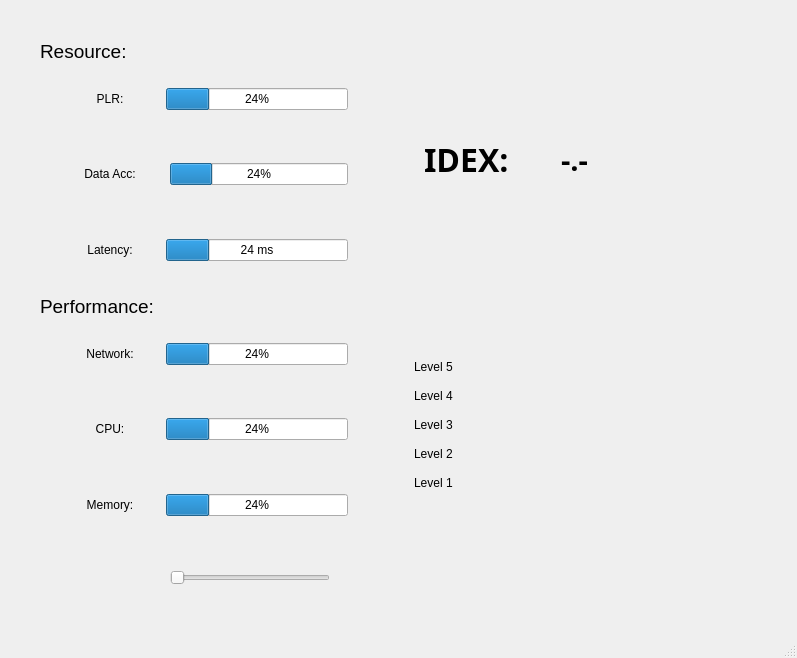
<?xml version="1.0" encoding="UTF-8"?>
<ui version="4.0">
 <class>MainWindow</class>
 <widget class="QMainWindow" name="MainWindow">
  <property name="geometry">
   <rect>
    <x>0</x>
    <y>0</y>
    <width>797</width>
    <height>658</height>
   </rect>
  </property>
  <property name="windowTitle">
   <string>MainWindow</string>
  </property>
  <widget class="QWidget" name="centralwidget">
   <widget class="QWidget" name="horizontalLayoutWidget">
    <property name="geometry">
     <rect>
      <x>40</x>
      <y>40</y>
      <width>681</width>
      <height>504</height>
     </rect>
    </property>
    <layout class="QHBoxLayout" name="horizontalLayout">
     <item>
      <layout class="QVBoxLayout" name="verticalLayout_3">
       <item>
        <layout class="QVBoxLayout" name="verticalLayout_2">
         <item>
          <widget class="QLabel" name="label_2">
           <property name="font">
            <font>
             <pointsize>14</pointsize>
            </font>
           </property>
           <property name="text">
            <string>Resource:</string>
           </property>
          </widget>
         </item>
         <item>
          <layout class="QHBoxLayout" name="horizontalLayout_7" stretch="0,1">
           <property name="leftMargin">
            <number>20</number>
           </property>
           <property name="rightMargin">
            <number>20</number>
           </property>
           <item>
            <widget class="QLabel" name="label_9">
             <property name="minimumSize">
              <size>
               <width>100</width>
               <height>60</height>
              </size>
             </property>
             <property name="text">
              <string>PLR:</string>
             </property>
             <property name="alignment">
              <set>Qt::AlignCenter</set>
             </property>
             <property name="margin">
              <number>20</number>
             </property>
            </widget>
           </item>
           <item>
            <widget class="QProgressBar" name="progressBar_7">
             <property name="styleSheet">
              <string notr="true"/>
             </property>
             <property name="value">
              <number>24</number>
             </property>
             <property name="invertedAppearance">
              <bool>false</bool>
             </property>
            </widget>
           </item>
          </layout>
         </item>
         <item>
          <spacer name="verticalSpacer_4">
           <property name="orientation">
            <enum>Qt::Vertical</enum>
           </property>
           <property name="sizeHint" stdset="0">
            <size>
             <width>20</width>
             <height>40</height>
            </size>
           </property>
          </spacer>
         </item>
         <item>
          <layout class="QHBoxLayout" name="horizontalLayout_5" stretch="0,1">
           <property name="spacing">
            <number>10</number>
           </property>
           <property name="leftMargin">
            <number>20</number>
           </property>
           <property name="rightMargin">
            <number>20</number>
           </property>
           <item>
            <widget class="QLabel" name="label_13">
             <property name="minimumSize">
              <size>
               <width>100</width>
               <height>60</height>
              </size>
             </property>
             <property name="text">
              <string>Data Acc:</string>
             </property>
             <property name="alignment">
              <set>Qt::AlignCenter</set>
             </property>
             <property name="margin">
              <number>20</number>
             </property>
            </widget>
           </item>
           <item>
            <widget class="QProgressBar" name="progressBar_5">
             <property name="value">
              <number>24</number>
             </property>
            </widget>
           </item>
          </layout>
         </item>
         <item>
          <spacer name="verticalSpacer_5">
           <property name="orientation">
            <enum>Qt::Vertical</enum>
           </property>
           <property name="sizeHint" stdset="0">
            <size>
             <width>20</width>
             <height>40</height>
            </size>
           </property>
          </spacer>
         </item>
         <item>
          <layout class="QHBoxLayout" name="horizontalLayout_6">
           <property name="leftMargin">
            <number>20</number>
           </property>
           <property name="rightMargin">
            <number>20</number>
           </property>
           <item>
            <widget class="QLabel" name="label_14">
             <property name="minimumSize">
              <size>
               <width>100</width>
               <height>60</height>
              </size>
             </property>
             <property name="text">
              <string>Latency:</string>
             </property>
             <property name="alignment">
              <set>Qt::AlignCenter</set>
             </property>
             <property name="margin">
              <number>20</number>
             </property>
            </widget>
           </item>
           <item>
            <widget class="QProgressBar" name="progressBar_6">
             <property name="value">
              <number>24</number>
             </property>
             <property name="format">
              <string>%p ms</string>
             </property>
            </widget>
           </item>
          </layout>
         </item>
         <item>
          <spacer name="verticalSpacer_6">
           <property name="orientation">
            <enum>Qt::Vertical</enum>
           </property>
           <property name="sizeHint" stdset="0">
            <size>
             <width>20</width>
             <height>40</height>
            </size>
           </property>
          </spacer>
         </item>
        </layout>
       </item>
       <item>
        <widget class="QLabel" name="label">
         <property name="font">
          <font>
           <pointsize>14</pointsize>
          </font>
         </property>
         <property name="text">
          <string>Performance:</string>
         </property>
        </widget>
       </item>
       <item>
        <layout class="QVBoxLayout" name="verticalLayout">
         <item>
          <layout class="QHBoxLayout" name="horizontalLayout_8">
           <property name="leftMargin">
            <number>20</number>
           </property>
           <property name="rightMargin">
            <number>20</number>
           </property>
           <item>
            <widget class="QLabel" name="label_15">
             <property name="minimumSize">
              <size>
               <width>100</width>
               <height>60</height>
              </size>
             </property>
             <property name="text">
              <string>Network:</string>
             </property>
             <property name="alignment">
              <set>Qt::AlignCenter</set>
             </property>
             <property name="margin">
              <number>20</number>
             </property>
            </widget>
           </item>
           <item>
            <widget class="QProgressBar" name="progressBar_8">
             <property name="value">
              <number>24</number>
             </property>
            </widget>
           </item>
          </layout>
         </item>
         <item>
          <spacer name="verticalSpacer">
           <property name="orientation">
            <enum>Qt::Vertical</enum>
           </property>
           <property name="sizeHint" stdset="0">
            <size>
             <width>20</width>
             <height>40</height>
            </size>
           </property>
          </spacer>
         </item>
         <item>
          <layout class="QHBoxLayout" name="horizontalLayout_9">
           <property name="leftMargin">
            <number>20</number>
           </property>
           <property name="rightMargin">
            <number>20</number>
           </property>
           <item>
            <widget class="QLabel" name="label_10">
             <property name="minimumSize">
              <size>
               <width>100</width>
               <height>60</height>
              </size>
             </property>
             <property name="text">
              <string>CPU:</string>
             </property>
             <property name="alignment">
              <set>Qt::AlignCenter</set>
             </property>
             <property name="margin">
              <number>20</number>
             </property>
            </widget>
           </item>
           <item>
            <widget class="QProgressBar" name="progressBar_9">
             <property name="value">
              <number>24</number>
             </property>
            </widget>
           </item>
          </layout>
         </item>
         <item>
          <spacer name="verticalSpacer_2">
           <property name="orientation">
            <enum>Qt::Vertical</enum>
           </property>
           <property name="sizeHint" stdset="0">
            <size>
             <width>20</width>
             <height>40</height>
            </size>
           </property>
          </spacer>
         </item>
         <item>
          <layout class="QHBoxLayout" name="horizontalLayout_10">
           <property name="leftMargin">
            <number>20</number>
           </property>
           <property name="rightMargin">
            <number>20</number>
           </property>
           <item>
            <widget class="QLabel" name="label_21">
             <property name="minimumSize">
              <size>
               <width>100</width>
               <height>60</height>
              </size>
             </property>
             <property name="text">
              <string>Memory:</string>
             </property>
             <property name="alignment">
              <set>Qt::AlignCenter</set>
             </property>
             <property name="margin">
              <number>20</number>
             </property>
            </widget>
           </item>
           <item>
            <widget class="QProgressBar" name="progressBar_10">
             <property name="value">
              <number>24</number>
             </property>
            </widget>
           </item>
          </layout>
         </item>
         <item>
          <spacer name="verticalSpacer_3">
           <property name="orientation">
            <enum>Qt::Vertical</enum>
           </property>
           <property name="sizeHint" stdset="0">
            <size>
             <width>20</width>
             <height>40</height>
            </size>
           </property>
          </spacer>
         </item>
        </layout>
       </item>
      </layout>
     </item>
     <item>
      <spacer name="horizontalSpacer_2">
       <property name="orientation">
        <enum>Qt::Vertical</enum>
       </property>
       <property name="sizeHint" stdset="0">
        <size>
         <width>20</width>
         <height>40</height>
        </size>
       </property>
      </spacer>
     </item>
     <item>
      <layout class="QVBoxLayout" name="verticalLayout_5">
       <item>
        <layout class="QHBoxLayout" name="horizontalLayout_2">
         <property name="leftMargin">
          <number>30</number>
         </property>
         <property name="topMargin">
          <number>50</number>
         </property>
         <property name="rightMargin">
          <number>30</number>
         </property>
         <property name="bottomMargin">
          <number>50</number>
         </property>
         <item>
          <widget class="QLabel" name="label_3">
           <property name="font">
            <font>
             <family>KacstOne</family>
             <pointsize>24</pointsize>
             <weight>75</weight>
             <italic>false</italic>
             <bold>true</bold>
            </font>
           </property>
           <property name="text">
            <string>IDEX:</string>
           </property>
          </widget>
         </item>
         <item>
          <widget class="QLabel" name="label_4">
           <property name="font">
            <font>
             <family>KacstOne</family>
             <pointsize>22</pointsize>
             <weight>75</weight>
             <bold>true</bold>
            </font>
           </property>
           <property name="text">
            <string>-.-</string>
           </property>
           <property name="alignment">
            <set>Qt::AlignLeading|Qt::AlignLeft|Qt::AlignVCenter</set>
           </property>
          </widget>
         </item>
        </layout>
       </item>
       <item>
        <spacer name="horizontalSpacer">
         <property name="orientation">
          <enum>Qt::Horizontal</enum>
         </property>
         <property name="sizeHint" stdset="0">
          <size>
           <width>40</width>
           <height>20</height>
          </size>
         </property>
        </spacer>
       </item>
       <item>
        <layout class="QVBoxLayout" name="verticalLayout_7">
         <property name="leftMargin">
          <number>20</number>
         </property>
         <property name="topMargin">
          <number>50</number>
         </property>
         <property name="rightMargin">
          <number>20</number>
         </property>
         <property name="bottomMargin">
          <number>50</number>
         </property>
         <item>
          <widget class="QLabel" name="label_16">
           <property name="text">
            <string>Level 5</string>
           </property>
           <property name="margin">
            <number>10</number>
           </property>
          </widget>
         </item>
         <item>
          <widget class="QLabel" name="label_17">
           <property name="text">
            <string>Level 4</string>
           </property>
           <property name="margin">
            <number>10</number>
           </property>
          </widget>
         </item>
         <item>
          <widget class="QLabel" name="label_18">
           <property name="text">
            <string>Level 3</string>
           </property>
           <property name="margin">
            <number>10</number>
           </property>
          </widget>
         </item>
         <item>
          <widget class="QLabel" name="label_19">
           <property name="text">
            <string>Level 2</string>
           </property>
           <property name="margin">
            <number>10</number>
           </property>
          </widget>
         </item>
         <item>
          <widget class="QLabel" name="label_20">
           <property name="text">
            <string>Level 1</string>
           </property>
           <property name="margin">
            <number>10</number>
           </property>
          </widget>
         </item>
        </layout>
       </item>
      </layout>
     </item>
    </layout>
   </widget>
   <widget class="QSlider" name="horizontalSlider">
    <property name="geometry">
     <rect>
      <x>170</x>
      <y>570</y>
      <width>160</width>
      <height>16</height>
     </rect>
    </property>
    <property name="maximum">
     <number>2</number>
    </property>
    <property name="orientation">
     <enum>Qt::Horizontal</enum>
    </property>
   </widget>
  </widget>
  <widget class="QMenuBar" name="menubar">
   <property name="geometry">
    <rect>
     <x>0</x>
     <y>0</y>
     <width>797</width>
     <height>20</height>
    </rect>
   </property>
  </widget>
  <widget class="QStatusBar" name="statusbar"/>
 </widget>
 <resources/>
 <connections/>
</ui>
